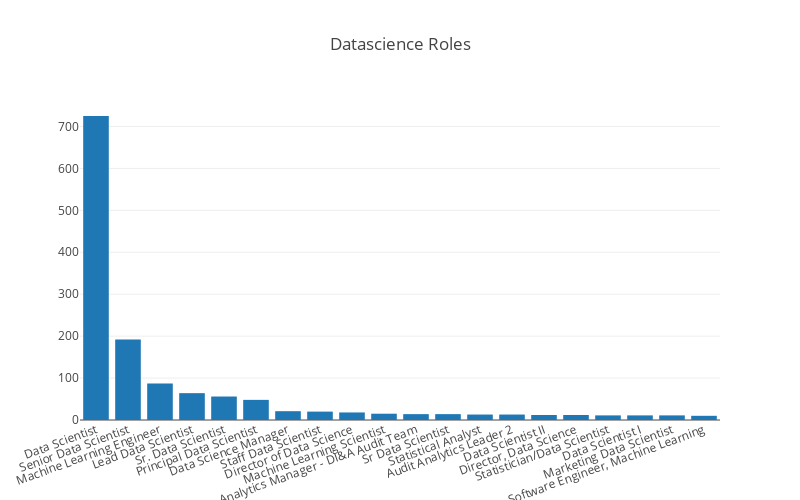

Notebook source saved alongside this figure:
### Code cell
bar_layout = Layout(
    barmode='group',
    height=500,
    width=800,
    xaxis=dict(tickangle=-20),
    paper_bgcolor='rgba(0,0,0,0)',
    plot_bgcolor='rgba(0,0,0,0)',
    title = 'Datascience Roles'
)

graph_data = []

#py.offline.iplot(Figure(data=graph_data, layout=bar_layout), filename='Skillsets1')
graph_data = [go.Bar(
            x=roles['datascience_roles'],
            y=roles['count']
    )]

py.offline.iplot(Figure(data=graph_data, layout=bar_layout), filename='roles-barplot')

### Figure 1 — Plotly figure (JSON) as saved in the notebook; plotly's stock layout.template omitted (floating-point values rounded to 4 significant figures)
{"data": [{"type": "bar", "uid": "9d390970-b7c2-11e8-b62a-4c3488ea762f", "x": ["Data Scientist", "Senior Data Scientist", "Machine Learning Engineer", "Lead Data Scientist", "Sr. Data Scientist", "Principal Data Scientist", "Data Science Manager", "Staff Data Scientist", "Director of Data Science", "Machine Learning Scientist", "Data Analytics Manager - DI&A Audit Team", "Sr Data Scientist", "Statistical Analyst", "Audit Analytics Leader 2", "Data Scientist II", "Director, Data Science", "Statistician/Data Scientist", "Data Scientist I", "Marketing Data Scientist", "Software Engineer, Machine Learning"], "y": [725, 192, 87, 64, 56, 48, 21, 20, 18, 15, 14, 14, 13, 13, 12, 12, 11, 11, 11, 10]}], "layout": {"barmode": "group", "height": 500, "paper_bgcolor": "rgba(0,0,0,0)", "plot_bgcolor": "rgba(0,0,0,0)", "title": "Datascience Roles", "width": 800, "xaxis": {"tickangle": -20}}}
